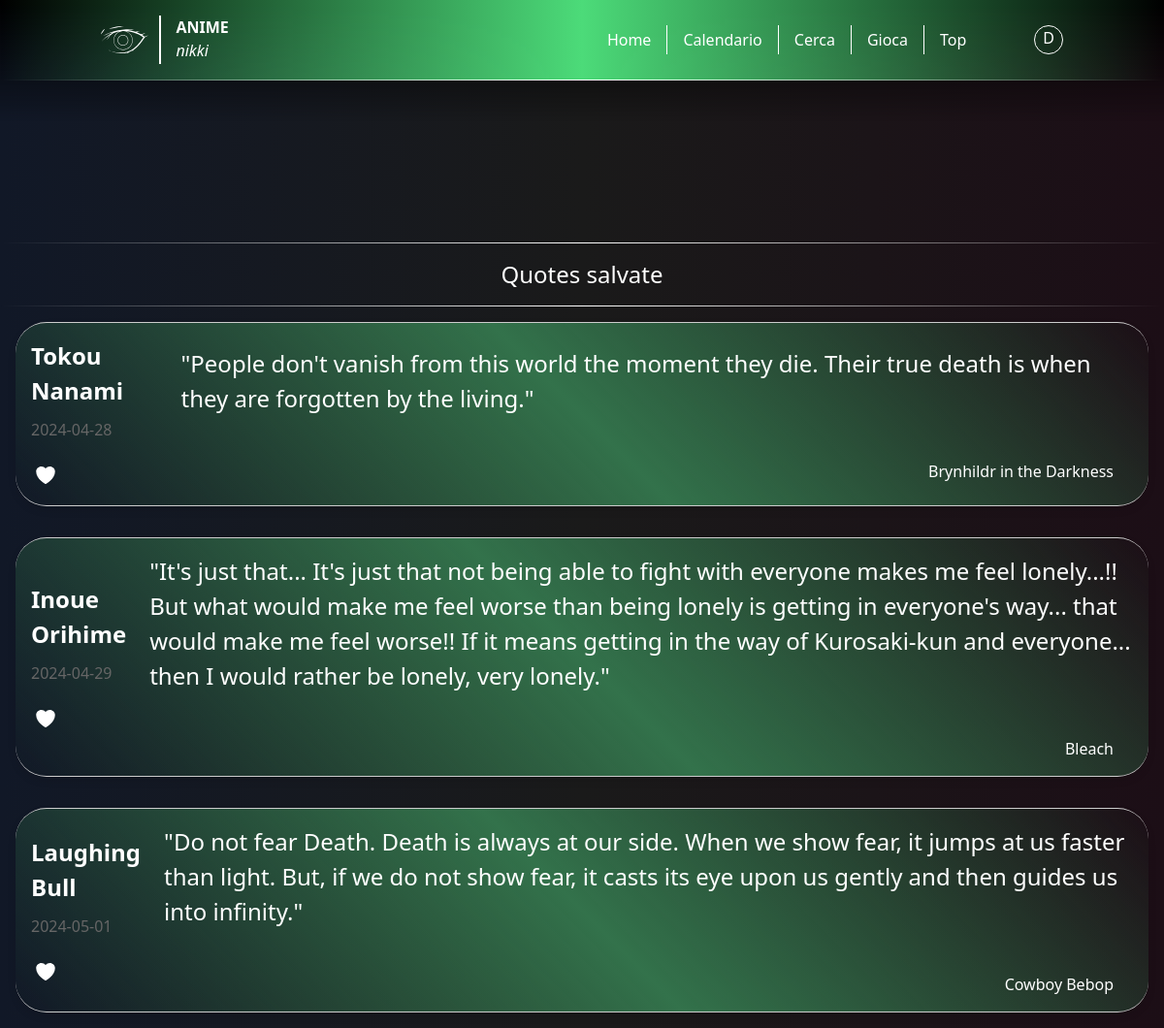
Before: /favquotes (signed in) with the older database file.
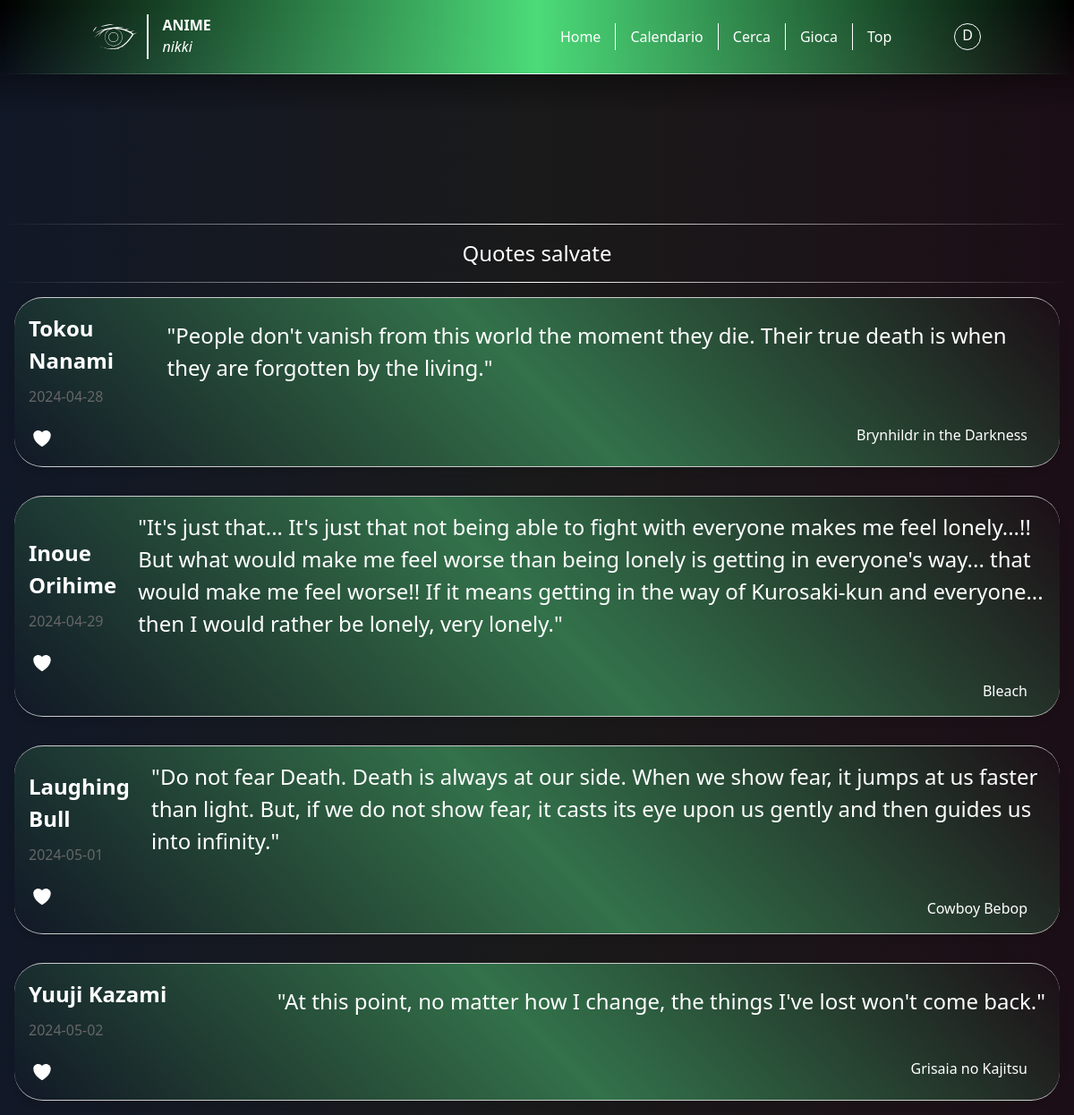
After: the same page with the newer database file.
### tables this page shows
CREATE TABLE user_quotes (
    user_id INTEGER,
    quote_id INTEGER,
    PRIMARY KEY (user_id, quote_id),
    FOREIGN KEY (user_id) REFERENCES users(id),
    FOREIGN KEY (quote_id) REFERENCES quotes(quote_id)
);

CREATE TABLE quotes (
    quote_id INTEGER PRIMARY KEY AUTOINCREMENT,
    user_id INTEGER,
    anime TEXT,
    character VARCHAR(32),
    quote TEXT,
    date DATE DEFAULT CURRENT_DATE,
    FOREIGN KEY (user_id) REFERENCES users(user_id)
);

### app.py (the view)
@app.route('/favquotes')
def favquotes():
    conn = sq.connect('anime.sqlite3')
    cur = conn.cursor()
    cur.execute('''
                SELECT * FROM quotes
                    JOIN user_quotes ON quotes.quote_id = user_quotes.quote_id
                WHERE
                    user_quotes.user_id = ?
                ''', (session.get('username'),))
    data = cur.fetchall()
    conn.close()
    data = [list(row) for row in data]
    formatted_data = [{'id': row[0], 'anime': row[2], 'character': row[3], 'quote': row[4], 'date': row[5]} for row in data]
    return render_template('favquotes.html', data=formatted_data, username=session.get('username', None))

### templates/favquotes.html (shortened to what this page needs)
<!DOCTYPE html>
<html lang="en">
<head>
    <script src="https://cdn.tailwindcss.com"></script>
    <link rel="stylesheet" href="../static/css/home.css">
</head>
<body>
    {% include 'headerq.html' %}
    <main>
        <div class="home-spacing"></div>
        <div class="anime-fullcontainer">
            <div class="separator"></div>
            <h1 class="flex justify-center py-4 title text-2xl">Quotes salvate</h1>
            <div class="separator"></div>
            {% for item in data %}
                <div class="card">
                    <div class="basic-info">
                        <div class="title-date">
                            <div class="anime-title">
                                <h1 id="character-source">{{item.character}}</h1>
                            </div>
                        </div>
                        <div class="anime-description">
                            <p id="date"> {{item.date}}</p>
                        </div>
                        <div class="favourites">
                            <button class="favourite-btn" onclick="switchIcon(this)" id="{{item.id}}" data-user="{{username}}">
                            </button>
                        </div>
                    </div>
                    <div class="genres">
                        <div class="anime-info info-genres">
                            <h3 id="anime-quote">"{{ item.quote }}"</h3>
                        </div>
                        <h2 class="text-right px-5"><a href="{{url_for('get_item_by_name', name=item.anime, is_anime=true)}}">{{item.anime}}</a></h2>
                    </div>
                </div>
            {% endfor %}
        </div>
    </main>
</body>
</html>

### templates/headerq.html (shortened to what this page needs)
<nav class="quote-nav">
    <div class="container mx-auto px-4">
        <div class="flex items-center justify-between py-4">
            <div class="logo">
                <div id="svg-container"></div>
                <div class="headerDivider"></div>
                <div class="logo-name">
                    <h1 class="ali anime text-white-600">ANIME</h1>
                    <h1 class="ali nikki">nikki</h1>
                </div>
            </div>
            <ul class="flex-container space-x-4">
                <li><a href="{{url_for('home')}}" class="text-white hover:text-gray-200">Home</a></li>
                <li><a href="{{url_for('calendar')}}" class="text-white hover:text-gray-200">Calendario</a></li>
                <li><a href="{{url_for('search')}}" class="text-white hover:text-gray-200">Cerca</a></li>
                <li><a href="{{url_for('newgame')}}" class="text-white hover:text-gray-200">Gioca</a></li>
                <li>
                    <div class="sidebar">
                        <a href="" class="text-white hover:text-gray-200">Top</a>
                    </div>
                </li>
                <li>
                    <div class="user-sidebar">
                        <div class="username-circle">{{ username[0] }}</div>
                    </div>
                </li>
            </ul>
        </div>
    </div>
    <div class="separator"></div>
</nav>
<div class="nav-shadow pointer-events-none"></div>

### static/css/home.css (style rules this page uses)
body { background: linear-gradient(90deg, #111827, #1a1a1a, #1c0e16) no-repeat; background-attachment: fixed; background-size: cover; color: #ffffff; }
.headerDivider { border-left: 0.5px solid; border-right: 0.5px solid; height: 50px; }
svg { width: 100%; height: 100%; animation: fadeIn 1s; }
#svg-container { width: 50px; height: 50px; }
.logo { width: 100%; height: 100%; display: flex; gap: 10px; color: #ffffff; }
.anime { animation: fadeIn-translate 1s; font-weight: bolder; transform: translateX(10%); }
.nikki { animation: fadeIn-translate 1.5s; transform: translateX(10%); font-style: italic; }
.logo-name { vertical-align: middle; }
nav { background: linear-gradient(90deg, #111827, transparent, transparent, transparent, transparent, #111827) no-repeat; width: 100%; position: fixed; box-shadow: #111827; z-index: 20; }
.separator { background: linear-gradient(90deg, transparent, white, transparent); height: 1px; padding: 0 10px; }
.flex-container { display: flex; list-style: none; padding: 0; align-items: center; }
.card { border: 1px solid #ccc; background: linear-gradient(45deg, transparent, #181D3C, transparent); border-radius: 32px; border-left: 0px; border-right: 0px; padding: 16px; margin-bottom: 16px; box-shadow: 0 4px 8px rgba(0, 0, 0, 0.1); transition: box-shadow 0.3s ease; display: flex; justify-content: left; align-items: center; }
.card h3, .card2 h3 { font-size: 1.5rem; margin-bottom: 8px; }
.card p, .card2 p { font-size: 1rem; color: #666; }
.title-date { display: flex; justify-content: space-between; align-items: center; }
.anime-fullcontainer { display: flex; flex-direction: column; width: 100%; left: 0px; }
.nav-shadow { z-index: 15; position: fixed; width: 100%; height: 250px; background: linear-gradient(#000000, transparent, transparent); }
.home-spacing { z-index: 0; position: relative; width: 100%; height: 250px; background: transparent; }
.title { width: 100%; text-align: center; animation: fadeIn-translate2 1s; }
.quote-nav { background: linear-gradient(90deg, transparent, #4cdb79, transparent); }
.favourites { width: 30px; height: 30px; }

Changed rows visible on the page:
added user_quotes: character "Yuuji Kazami", date "2024-05-02", quote "At this point, no matter how I change, the things I've lost won't come back.", anime "Grisaia no Kajitsu"
